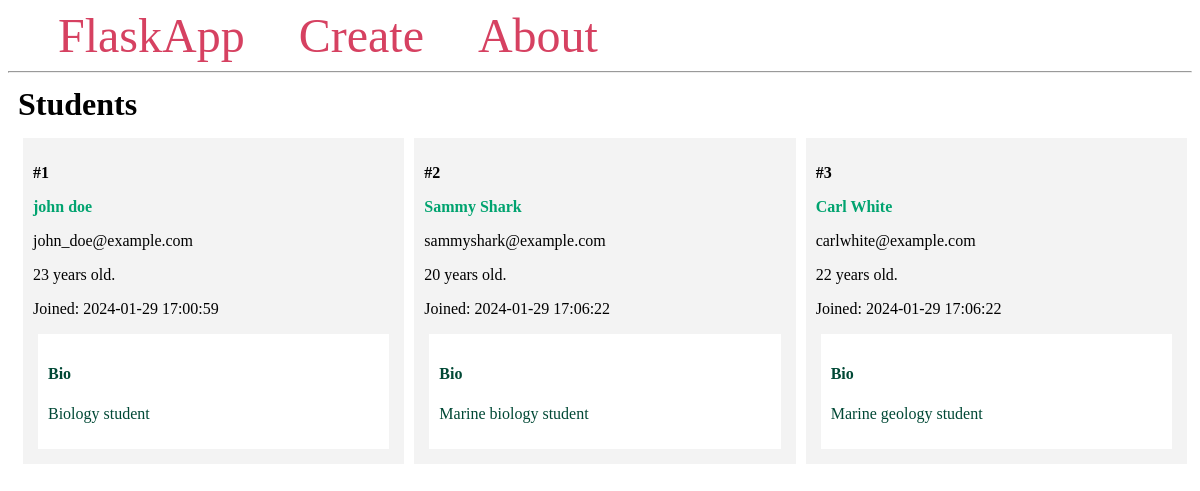
Before: / with the older database file.
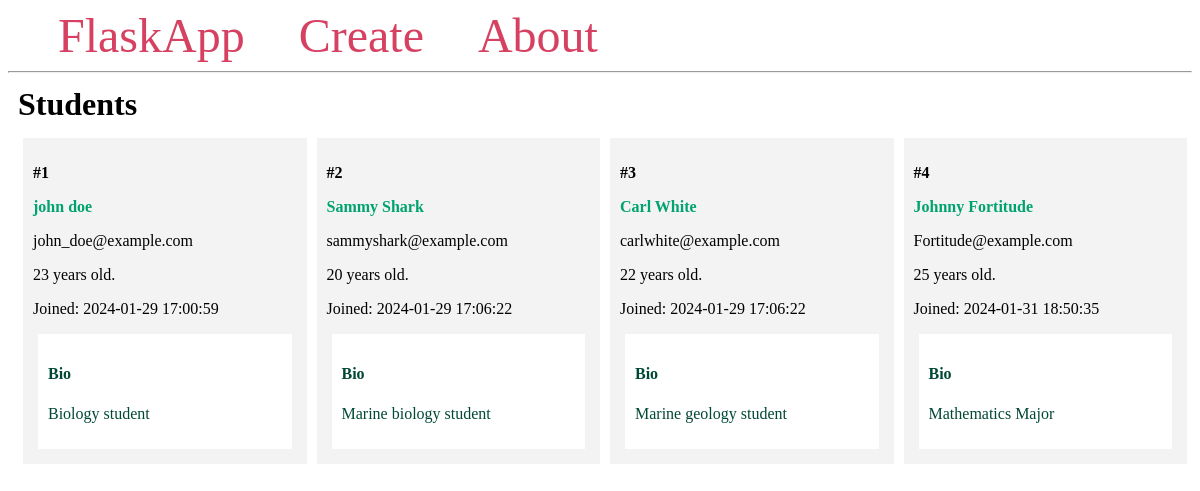
After: the same page with the newer database file.
### app.py (models this page shows, shortened)
class Student(db.Model):
    id = db.Column(db.Integer, primary_key=True)
    firstname = db.Column(db.String(100), nullable=False)
    lastname = db.Column(db.String(100), nullable=False)
    email = db.Column(db.String(80), unique=True, nullable=False)
    age = db.Column(db.Integer)
    created_at = db.Column(db.DateTime(timezone=True),
                           server_default=func.now())
    bio = db.Column(db.Text)

### app.py (the view)
@app.route('/')
def index():
    students = Student.query.all()
    return render_template('index.html', students=students)

### templates/index.html
{% extends 'base.html' %}
{% block content %}
    <h1 class="title">{% block title %} Students {% endblock %}</h1>
    <div class="content">
        {% for student in students %}
            <div class="student">
                <p><b>#{{ student.id }}</b></p>
                <b>
                    <p class="name">
                        <a href="{{ url_for('student', student_id=student.id)}}">
                            {{ student.firstname }} {{ student.lastname }}
                        </a>
                    </p>
                </b>
                <p>{{ student.email }}</p>
                <p>{{ student.age }} years old.</p>
                <p>Joined: {{ student.created_at }}</p>
                <div class="bio">
                    <h4>Bio</h4>
                    <p>{{ student.bio }}</p>
                </div>
            </div>
        {% endfor %}
    </div>
{% endblock %}

### templates/base.html (shortened to what this page needs)
<!DOCTYPE html>
<html lang="en">
<head>
</head>
<body>
    <nav>
        <a href="{{ url_for('index') }}">FlaskApp</a>
        <a href=" {{ url_for('create') }} ">Create</a>
        <a href="#">About</a>
    </nav>
    <hr>
    <div class="content">
        {% block content %} {% endblock %}
    </div>
</body>
</html>

### templates/base.html (style rules this page uses)
.title { margin: 5px; }
.content { margin: 5px; width: 100%; display: flex; flex-direction: row; flex-wrap: wrap; }
.student { flex: 20%; padding: 10px; margin: 5px; background-color: #f3f3f3; inline-size: 100%; }
.bio { padding: 10px; margin: 5px; background-color: #ffffff; color: #004835; }
.name a { color: #00a36f; text-decoration: none; }
nav a { color: #d64161; font-size: 3em; margin-left: 50px; text-decoration: none; }

Changed rows visible on the page:
added Student: id "4", firstname "Johnny", lastname "Fortitude", email "Fortitude@example.com", age "25", created_at "2024-01-31 18:50:35", bio "Mathematics Major"
